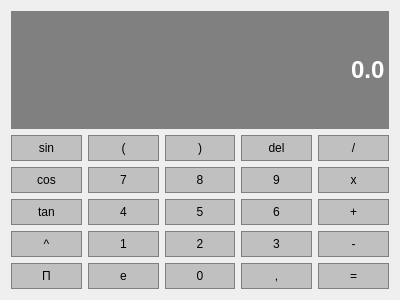
<?xml version="1.0" encoding="UTF-8"?>
<ui version="4.0">
 <class>Calculator</class>
 <widget class="QWidget" name="Calculator">
  <property name="geometry">
   <rect>
    <x>0</x>
    <y>0</y>
    <width>400</width>
    <height>300</height>
   </rect>
  </property>
  <property name="minimumSize">
   <size>
    <width>400</width>
    <height>300</height>
   </size>
  </property>
  <property name="maximumSize">
   <size>
    <width>1280</width>
    <height>720</height>
   </size>
  </property>
  <property name="windowTitle">
   <string>Form</string>
  </property>
  <layout class="QGridLayout" name="gridLayout">
   <item row="4" column="2">
    <widget class="QPushButton" name="tombol2">
     <property name="sizePolicy">
      <sizepolicy hsizetype="Preferred" vsizetype="Preferred">
       <horstretch>0</horstretch>
       <verstretch>0</verstretch>
      </sizepolicy>
     </property>
     <property name="styleSheet">
      <string notr="true">QPushButton {
	background-color: #C0C0C0;
	border : 1px solid gray;
	padding: 5px;
}

QPushButton:pressed {
	background-color: #A9A9A9;
	border : 1px solid gray;
	padding: 5px;
}</string>
     </property>
     <property name="text">
      <string>2</string>
     </property>
    </widget>
   </item>
   <item row="5" column="1">
    <widget class="QPushButton" name="e">
     <property name="sizePolicy">
      <sizepolicy hsizetype="Preferred" vsizetype="Preferred">
       <horstretch>0</horstretch>
       <verstretch>0</verstretch>
      </sizepolicy>
     </property>
     <property name="styleSheet">
      <string notr="true">QPushButton {
	background-color: #C0C0C0;
	border : 1px solid gray;
	padding: 5px;
}

QPushButton:pressed {
	background-color: #A9A9A9;
	border : 1px solid gray;
	padding: 5px;
}</string>
     </property>
     <property name="text">
      <string>e</string>
     </property>
    </widget>
   </item>
   <item row="2" column="0">
    <widget class="QPushButton" name="cos">
     <property name="sizePolicy">
      <sizepolicy hsizetype="Preferred" vsizetype="Preferred">
       <horstretch>0</horstretch>
       <verstretch>0</verstretch>
      </sizepolicy>
     </property>
     <property name="styleSheet">
      <string notr="true">QPushButton {
	background-color: #C0C0C0;
	border : 1px solid gray;
	padding: 5px;
}

QPushButton:pressed {
	background-color: #A9A9A9;
	border : 1px solid gray;
	padding: 5px;
}</string>
     </property>
     <property name="text">
      <string>cos</string>
     </property>
    </widget>
   </item>
   <item row="5" column="3">
    <widget class="QPushButton" name="koma">
     <property name="sizePolicy">
      <sizepolicy hsizetype="Preferred" vsizetype="Preferred">
       <horstretch>0</horstretch>
       <verstretch>0</verstretch>
      </sizepolicy>
     </property>
     <property name="styleSheet">
      <string notr="true">QPushButton {
	background-color: #C0C0C0;
	border : 1px solid gray;
	padding: 5px;
}

QPushButton:pressed {
	background-color: #A9A9A9;
	border : 1px solid gray;
	padding: 5px;
}</string>
     </property>
     <property name="text">
      <string>,</string>
     </property>
    </widget>
   </item>
   <item row="4" column="0">
    <widget class="QPushButton" name="kuadrat">
     <property name="sizePolicy">
      <sizepolicy hsizetype="Preferred" vsizetype="Preferred">
       <horstretch>0</horstretch>
       <verstretch>0</verstretch>
      </sizepolicy>
     </property>
     <property name="styleSheet">
      <string notr="true">QPushButton {
	background-color: #C0C0C0;
	border : 1px solid gray;
	padding: 5px;
}

QPushButton:pressed {
	background-color: #A9A9A9;
	border : 1px solid gray;
	padding: 5px;
}</string>
     </property>
     <property name="text">
      <string>^</string>
     </property>
    </widget>
   </item>
   <item row="3" column="0">
    <widget class="QPushButton" name="tan">
     <property name="sizePolicy">
      <sizepolicy hsizetype="Preferred" vsizetype="Preferred">
       <horstretch>0</horstretch>
       <verstretch>0</verstretch>
      </sizepolicy>
     </property>
     <property name="styleSheet">
      <string notr="true">QPushButton {
	background-color: #C0C0C0;
	border : 1px solid gray;
	padding: 5px;
}

QPushButton:pressed {
	background-color: #A9A9A9;
	border : 1px solid gray;
	padding: 5px;
}</string>
     </property>
     <property name="text">
      <string>tan</string>
     </property>
    </widget>
   </item>
   <item row="0" column="0" colspan="5">
    <widget class="QLineEdit" name="display">
     <property name="sizePolicy">
      <sizepolicy hsizetype="Preferred" vsizetype="Expanding">
       <horstretch>0</horstretch>
       <verstretch>0</verstretch>
      </sizepolicy>
     </property>
     <property name="font">
      <font>
       <family>Arial</family>
       <pointsize>18</pointsize>
       <bold>true</bold>
      </font>
     </property>
     <property name="styleSheet">
      <string notr="true">QLineEdit {
	background-color: gray;
	border : 1px solid gray;
	color: #ffffff;
}
</string>
     </property>
     <property name="text">
      <string>0.0</string>
     </property>
     <property name="alignment">
      <set>Qt::AlignmentFlag::AlignRight|Qt::AlignmentFlag::AlignTrailing|Qt::AlignmentFlag::AlignVCenter</set>
     </property>
    </widget>
   </item>
   <item row="2" column="3">
    <widget class="QPushButton" name="tombol9">
     <property name="sizePolicy">
      <sizepolicy hsizetype="Preferred" vsizetype="Preferred">
       <horstretch>0</horstretch>
       <verstretch>0</verstretch>
      </sizepolicy>
     </property>
     <property name="styleSheet">
      <string notr="true">QPushButton {
	background-color: #C0C0C0;
	border : 1px solid gray;
	padding: 5px;
}

QPushButton:pressed {
	background-color: #A9A9A9;
	border : 1px solid gray;
	padding: 5px;
}</string>
     </property>
     <property name="text">
      <string>9</string>
     </property>
    </widget>
   </item>
   <item row="3" column="1">
    <widget class="QPushButton" name="tombol4">
     <property name="sizePolicy">
      <sizepolicy hsizetype="Preferred" vsizetype="Preferred">
       <horstretch>0</horstretch>
       <verstretch>0</verstretch>
      </sizepolicy>
     </property>
     <property name="styleSheet">
      <string notr="true">QPushButton {
	background-color: #C0C0C0;
	border : 1px solid gray;
	padding: 5px;
}

QPushButton:pressed {
	background-color: #A9A9A9;
	border : 1px solid gray;
	padding: 5px;
}</string>
     </property>
     <property name="text">
      <string>4</string>
     </property>
    </widget>
   </item>
   <item row="3" column="2">
    <widget class="QPushButton" name="tombol5">
     <property name="sizePolicy">
      <sizepolicy hsizetype="Preferred" vsizetype="Preferred">
       <horstretch>0</horstretch>
       <verstretch>0</verstretch>
      </sizepolicy>
     </property>
     <property name="styleSheet">
      <string notr="true">QPushButton {
	background-color: #C0C0C0;
	border : 1px solid gray;
	padding: 5px;
}

QPushButton:pressed {
	background-color: #A9A9A9;
	border : 1px solid gray;
	padding: 5px;
}</string>
     </property>
     <property name="text">
      <string>5</string>
     </property>
    </widget>
   </item>
   <item row="4" column="4">
    <widget class="QPushButton" name="kurang">
     <property name="sizePolicy">
      <sizepolicy hsizetype="Preferred" vsizetype="Preferred">
       <horstretch>0</horstretch>
       <verstretch>0</verstretch>
      </sizepolicy>
     </property>
     <property name="styleSheet">
      <string notr="true">QPushButton {
	background-color: #C0C0C0;
	border : 1px solid gray;
	padding: 5px;
}

QPushButton:pressed {
	background-color: #A9A9A9;
	border : 1px solid gray;
	padding: 5px;
}</string>
     </property>
     <property name="text">
      <string>-</string>
     </property>
    </widget>
   </item>
   <item row="5" column="4">
    <widget class="QPushButton" name="samadengan">
     <property name="sizePolicy">
      <sizepolicy hsizetype="Preferred" vsizetype="Preferred">
       <horstretch>0</horstretch>
       <verstretch>0</verstretch>
      </sizepolicy>
     </property>
     <property name="styleSheet">
      <string notr="true">QPushButton {
	background-color: #C0C0C0;
	border : 1px solid gray;
	padding: 5px;
}

QPushButton:pressed {
	background-color: #A9A9A9;
	border : 1px solid gray;
	padding: 5px;
}</string>
     </property>
     <property name="text">
      <string>=</string>
     </property>
    </widget>
   </item>
   <item row="2" column="4">
    <widget class="QPushButton" name="kali">
     <property name="sizePolicy">
      <sizepolicy hsizetype="Preferred" vsizetype="Preferred">
       <horstretch>0</horstretch>
       <verstretch>0</verstretch>
      </sizepolicy>
     </property>
     <property name="styleSheet">
      <string notr="true">QPushButton {
	background-color: #C0C0C0;
	border : 1px solid gray;
	padding: 5px;
}

QPushButton:pressed {
	background-color: #A9A9A9;
	border : 1px solid gray;
	padding: 5px;
}</string>
     </property>
     <property name="text">
      <string>x</string>
     </property>
    </widget>
   </item>
   <item row="3" column="3">
    <widget class="QPushButton" name="tombol6">
     <property name="sizePolicy">
      <sizepolicy hsizetype="Preferred" vsizetype="Preferred">
       <horstretch>0</horstretch>
       <verstretch>0</verstretch>
      </sizepolicy>
     </property>
     <property name="styleSheet">
      <string notr="true">QPushButton {
	background-color: #C0C0C0;
	border : 1px solid gray;
	padding: 5px;
}

QPushButton:pressed {
	background-color: #A9A9A9;
	border : 1px solid gray;
	padding: 5px;
}</string>
     </property>
     <property name="text">
      <string>6</string>
     </property>
    </widget>
   </item>
   <item row="2" column="1">
    <widget class="QPushButton" name="tombol7">
     <property name="sizePolicy">
      <sizepolicy hsizetype="Preferred" vsizetype="Preferred">
       <horstretch>0</horstretch>
       <verstretch>0</verstretch>
      </sizepolicy>
     </property>
     <property name="styleSheet">
      <string notr="true">QPushButton {
	background-color: #C0C0C0;
	border : 1px solid gray;
	padding: 5px;
}

QPushButton:pressed {
	background-color: #A9A9A9;
	border : 1px solid gray;
	padding: 5px;
}</string>
     </property>
     <property name="text">
      <string>7</string>
     </property>
    </widget>
   </item>
   <item row="5" column="0">
    <widget class="QPushButton" name="phi">
     <property name="sizePolicy">
      <sizepolicy hsizetype="Preferred" vsizetype="Preferred">
       <horstretch>0</horstretch>
       <verstretch>0</verstretch>
      </sizepolicy>
     </property>
     <property name="styleSheet">
      <string notr="true">QPushButton {
	background-color: #C0C0C0;
	border : 1px solid gray;
	padding: 5px;
}

QPushButton:pressed {
	background-color: #A9A9A9;
	border : 1px solid gray;
	padding: 5px;
}</string>
     </property>
     <property name="text">
      <string>Π</string>
     </property>
    </widget>
   </item>
   <item row="4" column="3">
    <widget class="QPushButton" name="tombol3">
     <property name="sizePolicy">
      <sizepolicy hsizetype="Preferred" vsizetype="Preferred">
       <horstretch>0</horstretch>
       <verstretch>0</verstretch>
      </sizepolicy>
     </property>
     <property name="styleSheet">
      <string notr="true">QPushButton {
	background-color: #C0C0C0;
	border : 1px solid gray;
	padding: 5px;
}

QPushButton:pressed {
	background-color: #A9A9A9;
	border : 1px solid gray;
	padding: 5px;
}</string>
     </property>
     <property name="text">
      <string>3</string>
     </property>
    </widget>
   </item>
   <item row="4" column="1">
    <widget class="QPushButton" name="tombol1">
     <property name="sizePolicy">
      <sizepolicy hsizetype="Preferred" vsizetype="Preferred">
       <horstretch>0</horstretch>
       <verstretch>0</verstretch>
      </sizepolicy>
     </property>
     <property name="styleSheet">
      <string notr="true">QPushButton {
	background-color: #C0C0C0;
	border : 1px solid gray;
	padding: 5px;
}

QPushButton:pressed {
	background-color: #A9A9A9;
	border : 1px solid gray;
	padding: 5px;
}</string>
     </property>
     <property name="text">
      <string>1</string>
     </property>
    </widget>
   </item>
   <item row="5" column="2">
    <widget class="QPushButton" name="tombol0">
     <property name="sizePolicy">
      <sizepolicy hsizetype="Preferred" vsizetype="Preferred">
       <horstretch>0</horstretch>
       <verstretch>0</verstretch>
      </sizepolicy>
     </property>
     <property name="styleSheet">
      <string notr="true">QPushButton {
	background-color: #C0C0C0;
	border : 1px solid gray;
	padding: 5px;
}

QPushButton:pressed {
	background-color: #A9A9A9;
	border : 1px solid gray;
	padding: 5px;
}</string>
     </property>
     <property name="text">
      <string>0</string>
     </property>
    </widget>
   </item>
   <item row="2" column="2">
    <widget class="QPushButton" name="tombol8">
     <property name="sizePolicy">
      <sizepolicy hsizetype="Preferred" vsizetype="Preferred">
       <horstretch>0</horstretch>
       <verstretch>0</verstretch>
      </sizepolicy>
     </property>
     <property name="styleSheet">
      <string notr="true">QPushButton {
	background-color: #C0C0C0;
	border : 1px solid gray;
	padding: 5px;
}

QPushButton:pressed {
	background-color: #A9A9A9;
	border : 1px solid gray;
	padding: 5px;
}</string>
     </property>
     <property name="text">
      <string>8</string>
     </property>
    </widget>
   </item>
   <item row="3" column="4">
    <widget class="QPushButton" name="tambah">
     <property name="sizePolicy">
      <sizepolicy hsizetype="Preferred" vsizetype="Preferred">
       <horstretch>0</horstretch>
       <verstretch>0</verstretch>
      </sizepolicy>
     </property>
     <property name="styleSheet">
      <string notr="true">QPushButton {
	background-color: #C0C0C0;
	border : 1px solid gray;
	padding: 5px;
}

QPushButton:pressed {
	background-color: #A9A9A9;
	border : 1px solid gray;
	padding: 5px;
}</string>
     </property>
     <property name="text">
      <string>+</string>
     </property>
    </widget>
   </item>
   <item row="1" column="0">
    <widget class="QPushButton" name="sin">
     <property name="sizePolicy">
      <sizepolicy hsizetype="Preferred" vsizetype="Preferred">
       <horstretch>0</horstretch>
       <verstretch>0</verstretch>
      </sizepolicy>
     </property>
     <property name="styleSheet">
      <string notr="true">QPushButton {
	background-color: #C0C0C0;
	border : 1px solid gray;
	padding: 5px;
}

QPushButton:pressed {
	background-color: #A9A9A9;
	border : 1px solid gray;
	padding: 5px;
}</string>
     </property>
     <property name="text">
      <string>sin</string>
     </property>
    </widget>
   </item>
   <item row="1" column="1">
    <widget class="QPushButton" name="kurungawal">
     <property name="sizePolicy">
      <sizepolicy hsizetype="Preferred" vsizetype="Preferred">
       <horstretch>0</horstretch>
       <verstretch>0</verstretch>
      </sizepolicy>
     </property>
     <property name="styleSheet">
      <string notr="true">QPushButton {
	background-color: #C0C0C0;
	border : 1px solid gray;
	padding: 5px;
}

QPushButton:pressed {
	background-color: #A9A9A9;
	border : 1px solid gray;
	padding: 5px;
}</string>
     </property>
     <property name="text">
      <string>(</string>
     </property>
    </widget>
   </item>
   <item row="1" column="2">
    <widget class="QPushButton" name="kurungakhir">
     <property name="sizePolicy">
      <sizepolicy hsizetype="Preferred" vsizetype="Preferred">
       <horstretch>0</horstretch>
       <verstretch>0</verstretch>
      </sizepolicy>
     </property>
     <property name="styleSheet">
      <string notr="true">QPushButton {
	background-color: #C0C0C0;
	border : 1px solid gray;
	padding: 5px;
}

QPushButton:pressed {
	background-color: #A9A9A9;
	border : 1px solid gray;
	padding: 5px;
}</string>
     </property>
     <property name="text">
      <string>)</string>
     </property>
    </widget>
   </item>
   <item row="1" column="3">
    <widget class="QPushButton" name="del">
     <property name="sizePolicy">
      <sizepolicy hsizetype="Preferred" vsizetype="Preferred">
       <horstretch>0</horstretch>
       <verstretch>0</verstretch>
      </sizepolicy>
     </property>
     <property name="styleSheet">
      <string notr="true">QPushButton {
	background-color: #C0C0C0;
	border : 1px solid gray;
	padding: 5px;
}

QPushButton:pressed {
	background-color: #A9A9A9;
	border : 1px solid gray;
	padding: 5px;
}</string>
     </property>
     <property name="text">
      <string>del</string>
     </property>
    </widget>
   </item>
   <item row="1" column="4">
    <widget class="QPushButton" name="bagi">
     <property name="sizePolicy">
      <sizepolicy hsizetype="Preferred" vsizetype="Preferred">
       <horstretch>0</horstretch>
       <verstretch>0</verstretch>
      </sizepolicy>
     </property>
     <property name="styleSheet">
      <string notr="true">QPushButton {
	background-color: #C0C0C0;
	border : 1px solid gray;
	padding: 5px;
}

QPushButton:pressed {
	background-color: #A9A9A9;
	border : 1px solid gray;
	padding: 5px;
}</string>
     </property>
     <property name="text">
      <string>/</string>
     </property>
    </widget>
   </item>
  </layout>
 </widget>
 <resources/>
 <connections/>
</ui>
